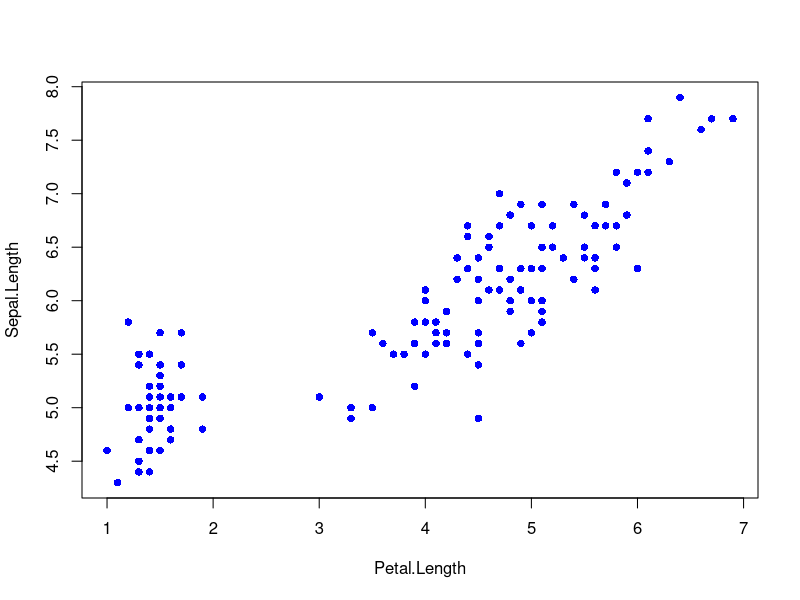
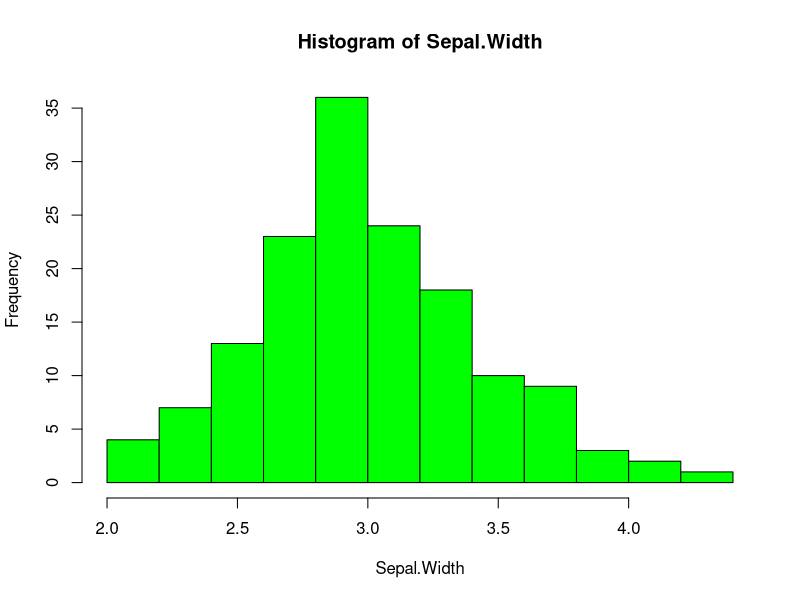
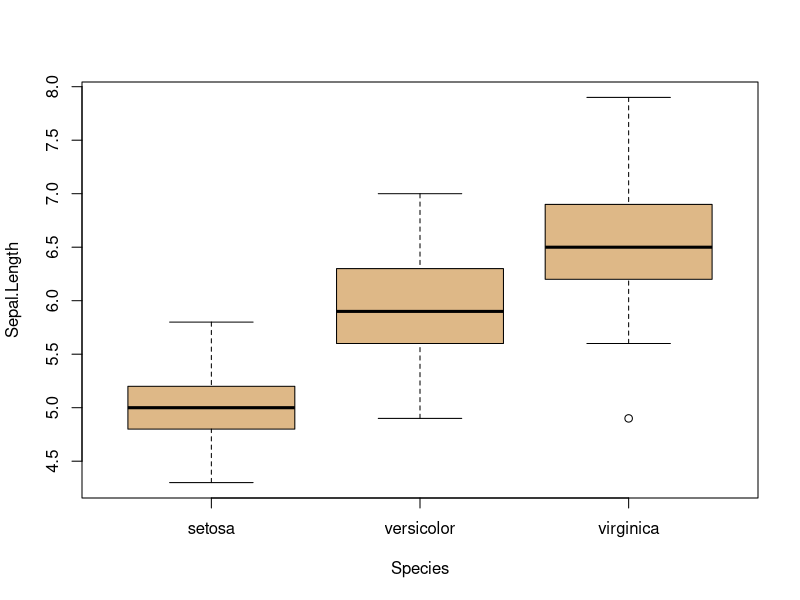
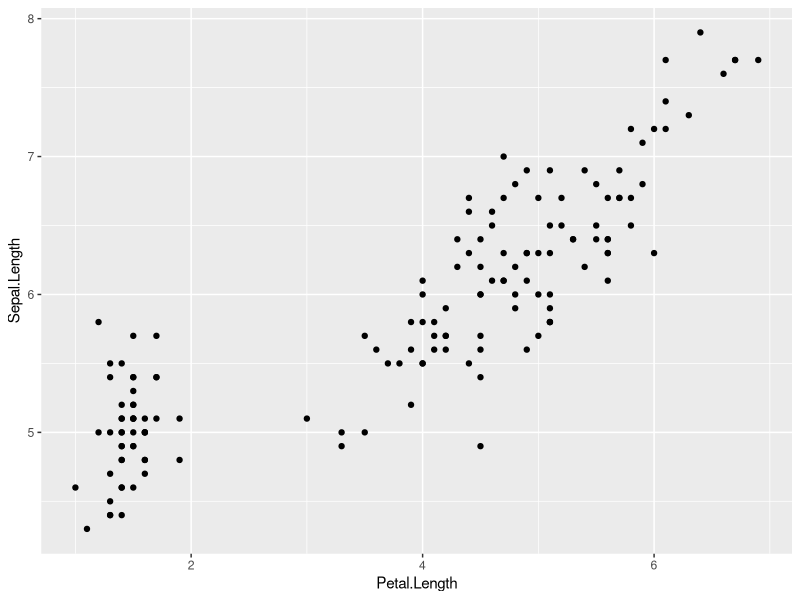
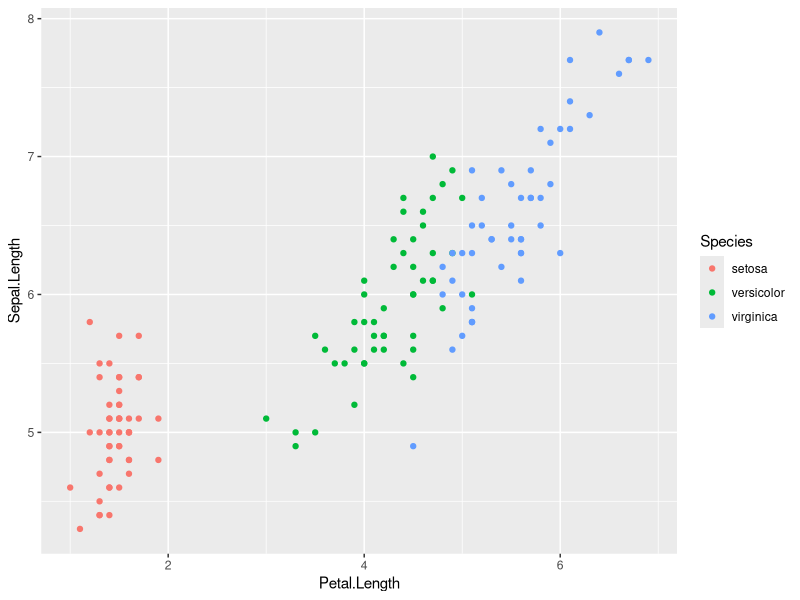
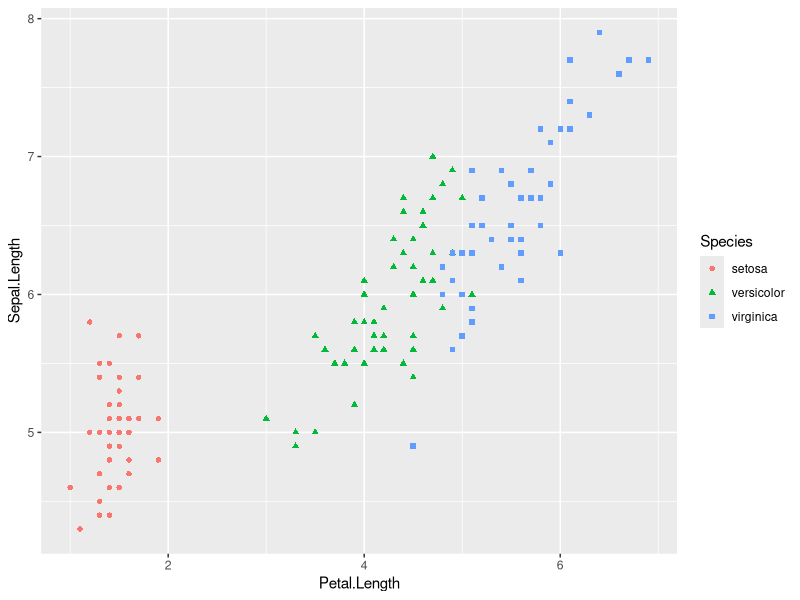

Reproduce these figures in R, in order.
## ---- chunk 1
knitr::opts_chunk$set(echo = TRUE)
library(ggplot2)
## ---- chunk 2
#cls()
## ---- chunk 3

#View(iris)
head(iris)
attach(iris)
table(Species)
## ---- chunk 4
plot(Sepal.Length ~ Petal.Length,col="blue", pch=16)
## ---- chunk 5
hist(Sepal.Width,col="green")

## ---- chunk 6
boxplot(Sepal.Length ~ Species,col="burlywood")
## ---- chunk 7
plot <- ggplot(data=iris, aes(x= Petal.Length, y= Sepal.Length)) + geom_point()
plot 
## ---- chunk 8
plot <- ggplot(data=iris, aes(x= Petal.Length, y= Sepal.Length,col=Species)) + geom_point()
plot
## ---- chunk 9
plot <- ggplot(data=iris, aes(x= Petal.Length, y= Sepal.Length,col=Species,shape=Species)) + geom_point()
plot
